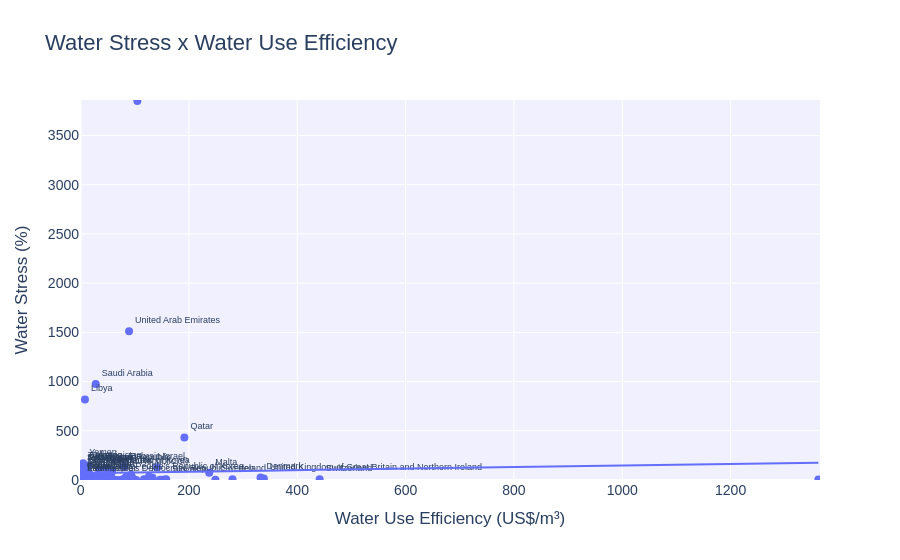

This figure's notebook cell:
### Code cell
# visualization scatter 'water use efficiency' x 'water stress'
recent_year = df_waterstress_clean['Year'].max()
most_recent = df_waterstress_clean[df_waterstress_clean['Year'] == recent_year].copy()

# only label outliers (high water stress, very high/low water use efficiency)
high_stress = most_recent['SDG 6.4.2. Water Stress'] > 80
high_eff = most_recent['SDG 6.4.1. Water Use Efficiency'] > most_recent['SDG 6.4.1. Water Use Efficiency'].quantile(0.95)
low_eff = most_recent['SDG 6.4.1. Water Use Efficiency'] < most_recent['SDG 6.4.1. Water Use Efficiency'].quantile(0.05)

most_recent['Label'] = np.where(high_stress | high_eff | low_eff, most_recent['Area'], '')

fig = px.scatter(
    most_recent,
    x='SDG 6.4.1. Water Use Efficiency',
    y='SDG 6.4.2. Water Stress',
    text='Label', 
    trendline='ols',
    title='Water Stress x Water Use Efficiency',
    labels={
        'SDG 6.4.1. Water Use Efficiency': 'Water Use Efficiency (US$/m³)',
        'SDG 6.4.2. Water Stress': 'Water Stress (%)'
    },
)

fig.update_traces(
    textposition='top right',
    marker=dict(size=8),
    textfont=dict(size=9),
    hovertemplate='<b>%{text}</b><br>Water Stress: %{y}<br>Water Use Efficiency: %{US$/m³}<extra></extra>'
)

fig.update_layout(
    xaxis=dict(range=[-1, most_recent['SDG 6.4.1. Water Use Efficiency'].max() + 3]),
    yaxis=dict(range=[0, most_recent['SDG 6.4.2. Water Stress'].max() + 10]),
    plot_bgcolor='rgba(240,240,255,0.95)',
    title_font_size=22,
    font=dict(family="Arial", size=14)
)

fig.show()

### Figure 1 — Plotly figure (JSON) as saved in the notebook; plotly's stock layout.template omitted (floating-point values rounded to 4 significant figures; data arrays with more than 128 entries replaced by an {"elided": "..."} marker saying what was removed)
{"data": [{"hovertemplate": "<b>%{text}</b><br>Water Stress: %{y}<br>Water Use Efficiency: %{US$/m³}<extra></extra>", "legendgroup": "", "marker": {"color": "#636efa", "size": 8, "symbol": "circle"}, "mode": "markers+text", "name": "", "orientation": "v", "showlegend": false, "text": {"elided": "166 str values"}, "textfont": {"size": 9}, "textposition": "top right", "type": "scatter", "x": {"elided": "166 float values"}, "xaxis": "x", "y": {"elided": "166 float values"}, "yaxis": "y"}, {"hovertemplate": "<b>%{text}</b><br>Water Stress: %{y}<br>Water Use Efficiency: %{US$/m³}<extra></extra>", "legendgroup": "", "marker": {"color": "#636efa", "size": 8, "symbol": "circle"}, "mode": "lines", "name": "", "showlegend": false, "textfont": {"size": 9}, "textposition": "top right", "type": "scatter", "x": {"elided": "166 float values"}, "xaxis": "x", "y": {"elided": "166 float values"}, "yaxis": "y"}], "layout": {"autosize": true, "font": {"family": "Arial", "size": 14}, "legend": {"tracegroupgap": 0}, "plot_bgcolor": "rgba(240,240,255,0.95)", "title": {"font": {"size": 22}, "text": "Water Stress x Water Use Efficiency"}, "xaxis": {"anchor": "y", "autorange": false, "domain": [0, 1], "range": [-1, 1365.0], "showspikes": false, "title": {"text": "Water Use Efficiency (US$/m³)"}, "type": "linear"}, "yaxis": {"anchor": "x", "autorange": false, "domain": [0, 1], "range": [0, 3860.0], "showspikes": false, "title": {"text": "Water Stress (%)"}, "type": "linear"}}}
